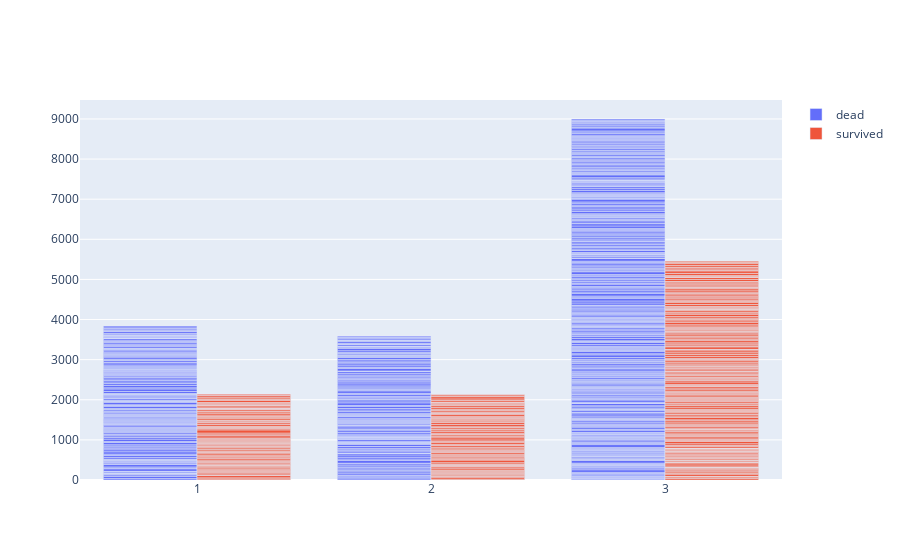

Notebook cell for this chart:
### Code cell
x = df_titanic['Pclass']

y0 = df_titanic['Age'][df_titanic['Survived'] == 0]
y1 = df_titanic['Age'][df_titanic['Survived'] == 1]

fig1 = go.Figure()
fig1.add_trace(go.Bar(x = x, y = y0, name = 'dead'))
fig1.add_trace(go.Bar(x = x, y = y1, name = 'survived'))

fig1.update_layout(barmode = 'group')

fig1.show()

### Figure 1 — Plotly figure (JSON) as saved in the notebook; plotly's stock layout.template omitted (floating-point values rounded to 4 significant figures; data arrays with more than 128 entries replaced by an {"elided": "..."} marker saying what was removed)
{"data": [{"name": "dead", "type": "bar", "x": {"elided": "887 int values"}, "y": {"elided": "545 float values"}}, {"name": "survived", "type": "bar", "x": {"elided": "887 int values"}, "y": {"elided": "342 float values"}}], "layout": {"barmode": "group"}}
